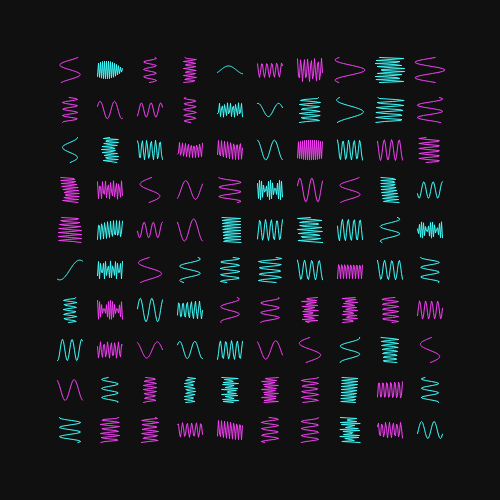
Frame 1 (no input)
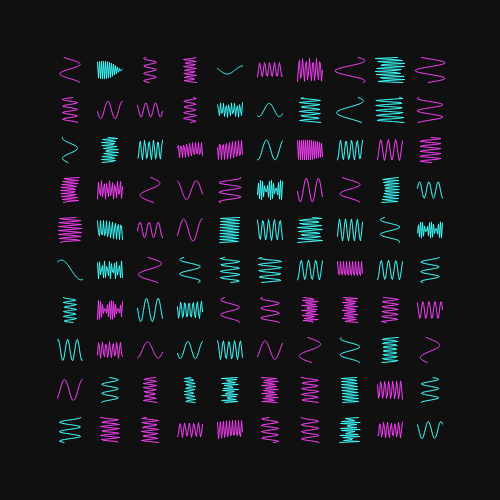
Frame 60 (no input)
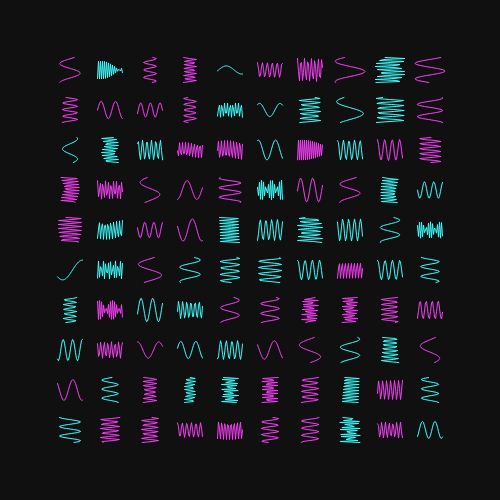
Frame 120 (the mouse pressed at the canvas centre since frame 60)

The p5.js sketch that drew these frames (run headless with seeded random() and noise() and a simulated clock; from frame 60 on, the mouse is pressed at the canvas centre):

// p5.js sketch
// ── sketch.js
var nTiles = 10;
var nFrames = 128;
var phase = 0.0;
var phaseInc = 1.0/nFrames;


function drawWave(w, freq, amp, phase)
{
    push();
    beginShape();
    for (var x = -w / 2.0; x < w / 2.0 + 1; x++) {
        vertex(x, sin(x / w * TAU * freq + phase) * amp);
    }
    endShape();
    pop();
}

function setup() {
    createCanvas(500, 500);
    noFill();
    seed = random(10000);
}

function draw() {
    background(16);
    resetMatrix();
    randomSeed(seed);
    noiseSeed(seed);


    var w = width / nTiles;
    var amp = w;
    var nInc = 0.25;

    var thisWidth = 400;
    var thisHeight = 400;
    var thisScale = thisWidth / width;
    var t = (width-thisWidth) / 2.0;
    var sw = w / 2.0 * thisScale;

    translate(t + sw, t + sw);

    for (var y = 0; y < nTiles; y++) {
        var yPos = y / nTiles * thisHeight;
        for (var x = 0; x < nTiles; x++) {
            push();
            var n = noise(x * nInc, (y + 1000) * nInc);  // Add noise to phase offset
            var xPos = x / nTiles * thisWidth;

            // Move to where sine will be drawn on screen
            translate(xPos, yPos);

            // Rotate approximately half of the sines
            if (random() < 0.5) {
                rotate(HALF_PI);
            }

            // Reverse direction for approximately half of the sines
            var thisPhase = phase;
            if (random() < 0.5) {
                thisPhase = 1.0 - thisPhase;
            }

            // Select between cyan and magents
            if (random() < 0.5) {
                stroke(64, 255, 255);
            } else {
                stroke(248, 64, 248);
            }

            // Select frequency / period of sine
            var freq = pow(2, random(5));

            // Draw the wave
            drawWave(w * 0.5, freq, amp * n * thisScale * 0.5, n * TAU + thisPhase * TAU);

            pop();
        }
    }

    // Update phasor
    phase += phaseInc;
}
